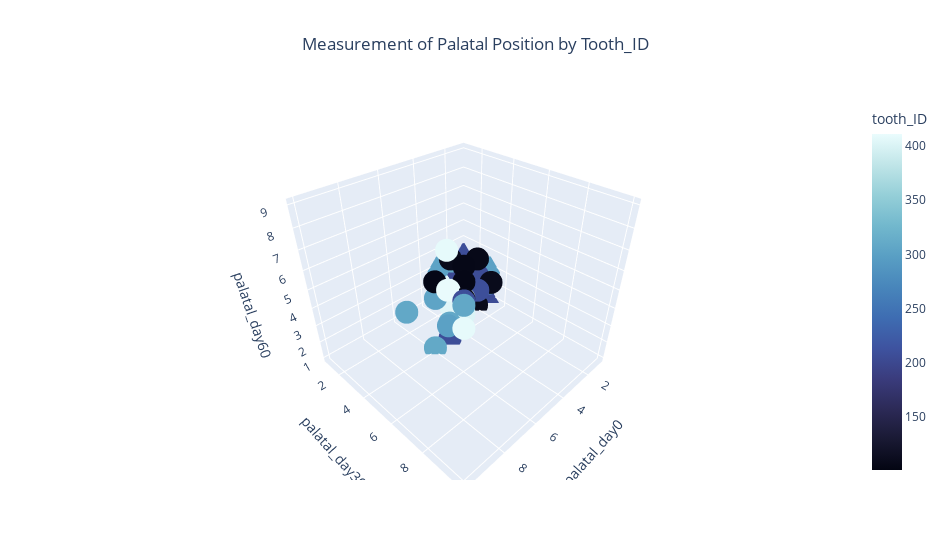

Write notebook code for a chart like this one.
### Code cell
fig = px.scatter_3d(treat_modified_df, 
                    x="palatal_day0", 
                    y="palatal_day30", 
                    z="palatal_day60", 
                    hover_name ="name", 
                    color = treat_modified_df.tooth_ID, 
                    color_continuous_scale=px.colors.sequential.ice,
                    title = "Measurement of Palatal Position by Tooth_ID",
                    width=950)
fig.update_layout(legend=dict(x=0,y=1), title_x=0.5)
fig.show()

### Figure 1 — Plotly figure (JSON) as saved in the notebook; plotly's stock layout.template omitted (floating-point values rounded to 4 significant figures; data arrays with more than 128 entries replaced by an {"elided": "..."} marker saying what was removed)
{"data": [{"hovertemplate": "<b>%{hovertext}</b><br><br>palatal_day0=%{x}<br>palatal_day30=%{y}<br>palatal_day60=%{z}<br>tooth_ID=%{marker.color}<extra></extra>", "hovertext": {"elided": "414 str values"}, "legendgroup": "", "marker": {"color": {"elided": "414 int values"}, "coloraxis": "coloraxis", "symbol": "circle"}, "mode": "markers", "name": "", "scene": "scene", "showlegend": false, "type": "scatter3d", "x": {"elided": "414 int values"}, "y": {"elided": "414 int values"}, "z": {"elided": "414 int values"}}], "layout": {"coloraxis": {"colorbar": {"title": {"text": "tooth_ID"}}, "colorscale": [[0, "rgb(3, 5, 18)"], [0.09091, "rgb(25, 25, 51)"], [0.1818, "rgb(44, 42, 87)"], [0.2727, "rgb(58, 60, 125)"], [0.3636, "rgb(62, 83, 160)"], [0.4545, "rgb(62, 109, 178)"], [0.5455, "rgb(72, 134, 187)"], [0.6364, "rgb(89, 159, 196)"], [0.7273, "rgb(114, 184, 205)"], [0.8182, "rgb(149, 207, 216)"], [0.9091, "rgb(192, 229, 232)"], [1, "rgb(234, 252, 253)"]]}, "legend": {"tracegroupgap": 0, "x": 0, "y": 1}, "scene": {"domain": {"x": [0, 1], "y": [0, 1]}, "xaxis": {"title": {"text": "palatal_day0"}}, "yaxis": {"title": {"text": "palatal_day30"}}, "zaxis": {"title": {"text": "palatal_day60"}}}, "title": {"text": "Measurement of Palatal Position by Tooth_ID", "x": 0.5}, "width": 950}}
